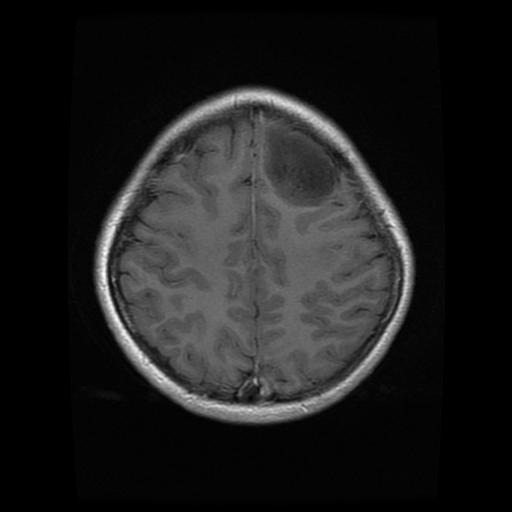
#> input picture glioma2.jpg, 512 x 512 px, found by its file name
$ python sister-third.py
#> lines starting #> are read from the running program, lines starting #| are printed output that depends on the picture; long printed decimals are rounded
import numpy as np
import matplotlib.pyplot as plt
from PIL import Image
import sys

image = np.array(Image.open('./images/glioma2.jpg').convert('L'))

fourier = np.fft.fft2(image)
magnitude = np.abs(fourier)
phase = np.angle(fourier)
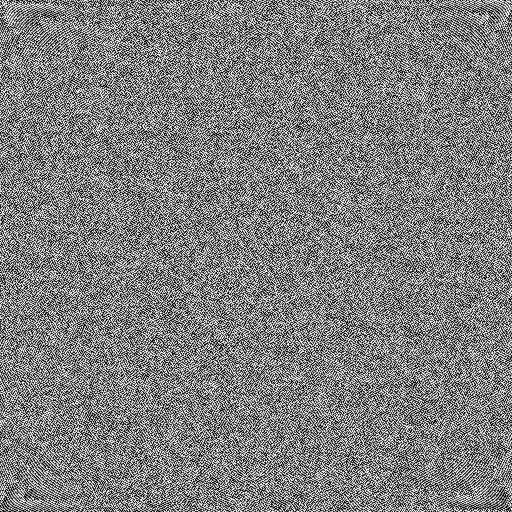
#> phase: shape (512, 512) float64; min -3.14, max 3.14, mean 2.4e-05; drawn with min black and max white
real = np.real(fourier)
imaginary = np.imag(fourier)
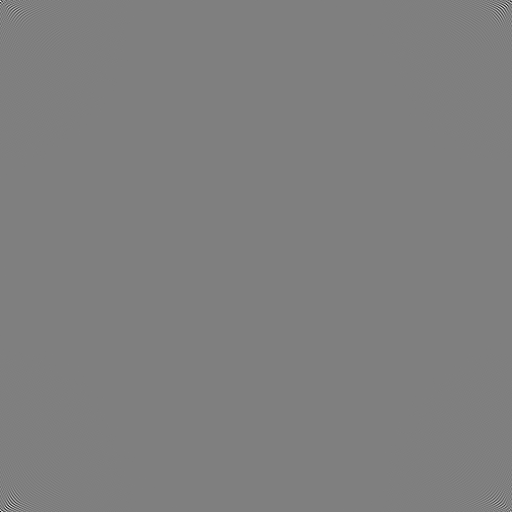
#> imaginary: shape (512, 512) float64; min -400563.5, max 400563.5, mean 0; drawn with min black and max white

plt.figure(figsize=(8, 8))

plt.subplot(221)
plt.imshow(np.fft.fftshift(magnitude))
plt.title('Magnitude')

plt.subplot(222)
plt.imshow(np.fft.fftshift(phase))
plt.title('Phase')

plt.subplot(223)
plt.imshow(np.fft.fftshift(real))
plt.title('Real Part')

plt.subplot(224)
plt.imshow(np.fft.fftshift(imaginary))
plt.title('Imaginary Part')

plt.show()
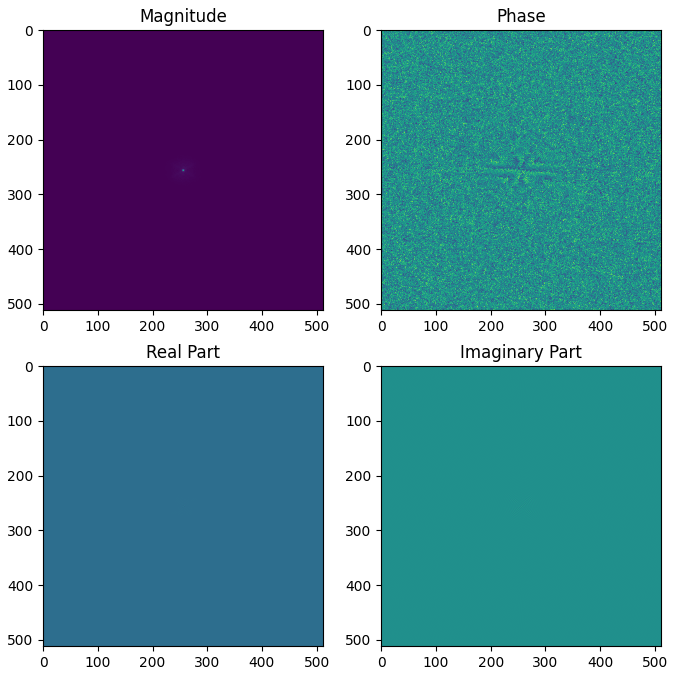
#> figure drawn by matplotlib, 4 panels

reconstructed_image = np.fft.ifft2(fourier).real

plt.figure()
plt.imshow(reconstructed_image)
plt.title('Reconstructed Image')
plt.show()

mean_original = np.mean(image)
#> mean_original = 29.61
mean_reconstructed = np.mean(reconstructed_image)
#> mean_reconstructed = 29.61
sys.stdout.write(f'Mean of original image: {mean_original}')
#| Mean of original image: 29.606
sys.stdout.write(f'Mean of reconstructed image: {mean_reconstructed}')
#| Mean of reconstructed image: 29.606

fourier_rows = np.array([np.fft.fft(image_row) for image_row in image])

reconstructed_image_forty_harmonics = np.array([np.fft.ifft(fourier_row)[:40] for fourier_row in fourier_rows])

plt.figure()
plt.imshow(np.abs(reconstructed_image_forty_harmonics))
plt.title('Reconstructed Image using first 40 harmonics')
plt.show()
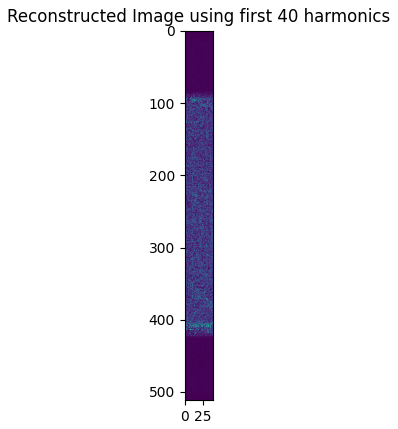
#> figure drawn by matplotlib, 1 panel

$ run again, with glioma1.jpg copied over glioma2.jpg
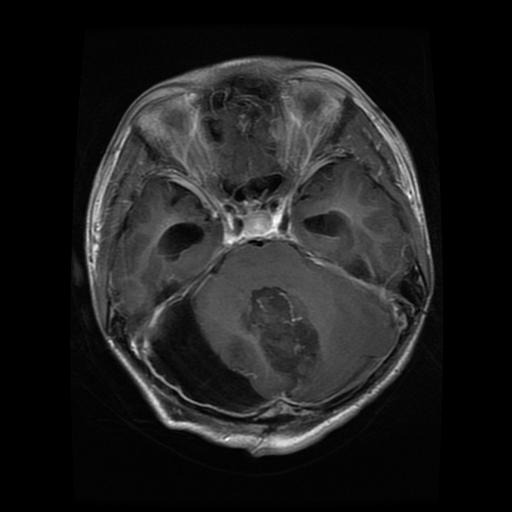
#> input picture glioma1.jpg, 512 x 512 px, found by its file name
#> `plt.show()`:
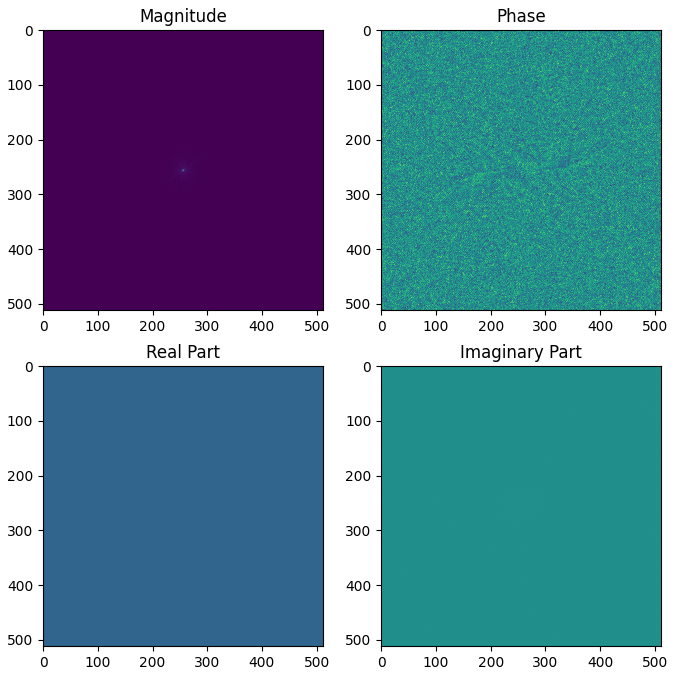
#> figure drawn by matplotlib, 4 panels
#> mean_original = 30.51
#| Mean of original image: 30.514
#| Mean of reconstructed image: 30.514
#> `plt.show()`:
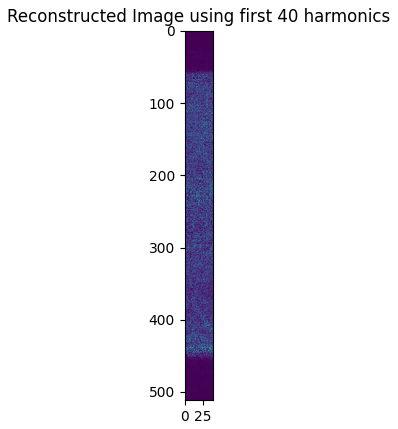
#> figure drawn by matplotlib, 1 panel

$ run again, with tumor1.jpg copied over glioma2.jpg
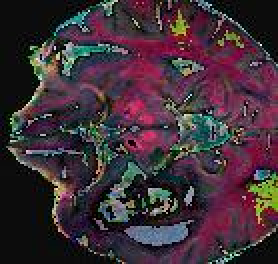
#> input picture tumor1.jpg, 139 x 132 px, found by its file name (shown 2 times larger)
#> `plt.show()`:
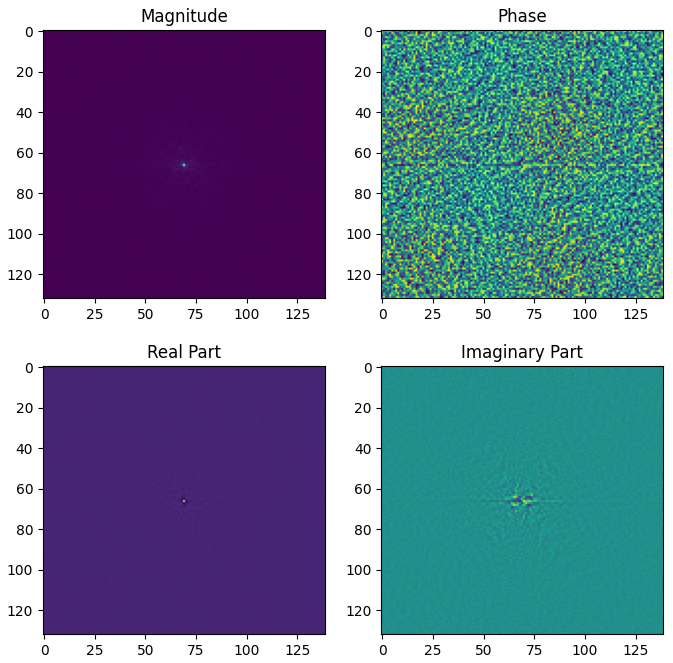
#> figure drawn by matplotlib, 4 panels
#> mean_original = 53.88
#| Mean of original image: 53.878
#| Mean of reconstructed image: 53.878
#> `plt.show()`:
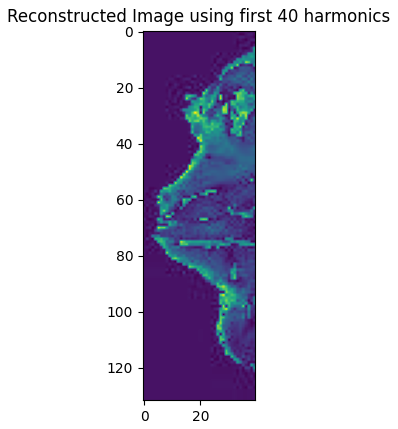
#> figure drawn by matplotlib, 1 panel
